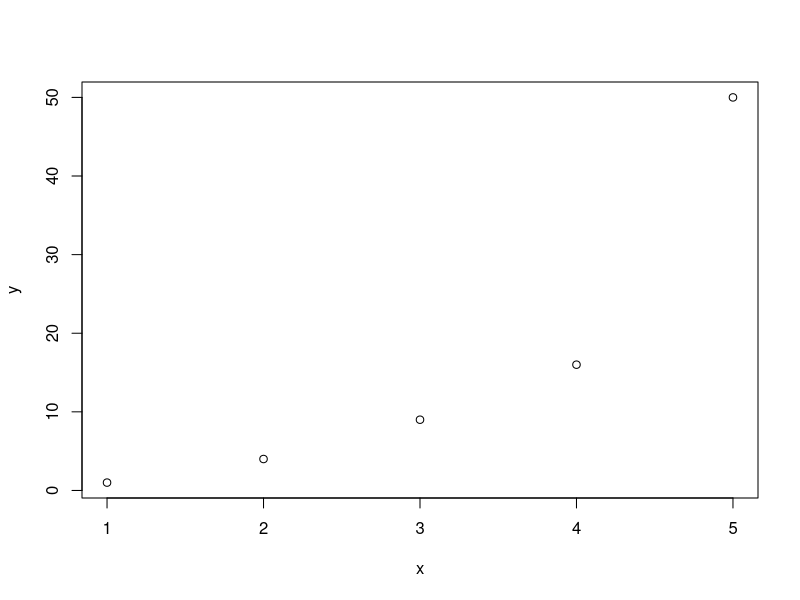

This figure's R source:
## A simple R script

# Example comment

# Computation
4+4

# Exemplary assignment
z <- "hello world"
z

# Plot

# Creating some data
x <- c(1,2,3,4,5)
y <- c(1,4,9,16,50)

# Plotting the data
plot(x,y)

